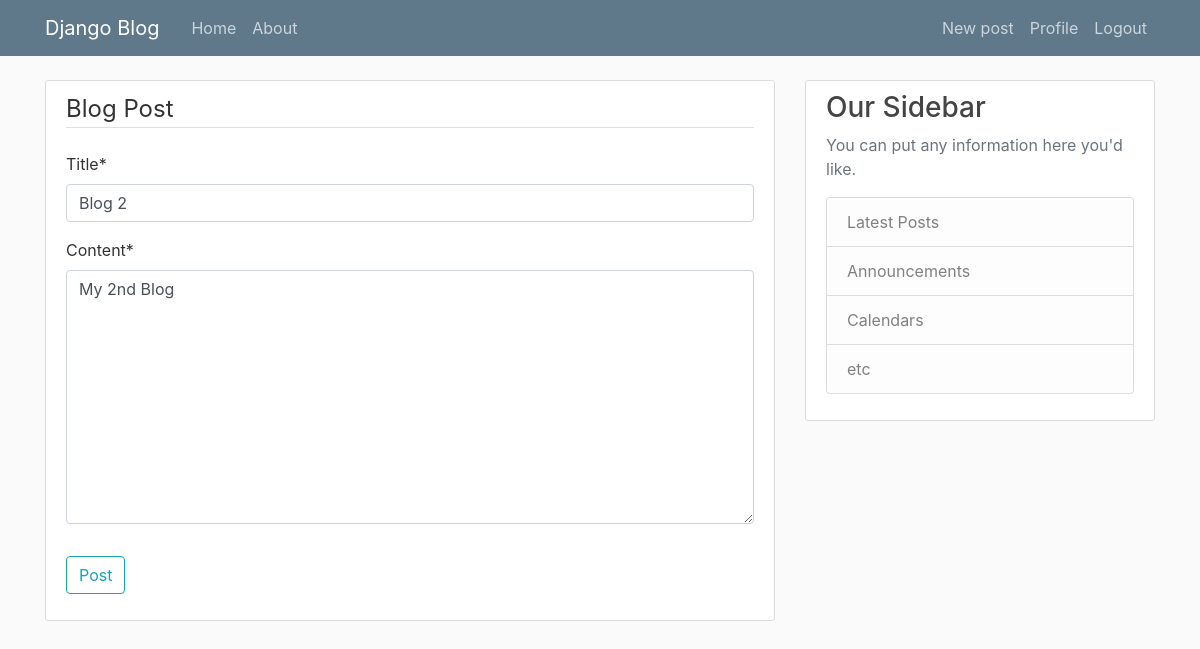
The app's page /post/2/update/ (signed in), older data.
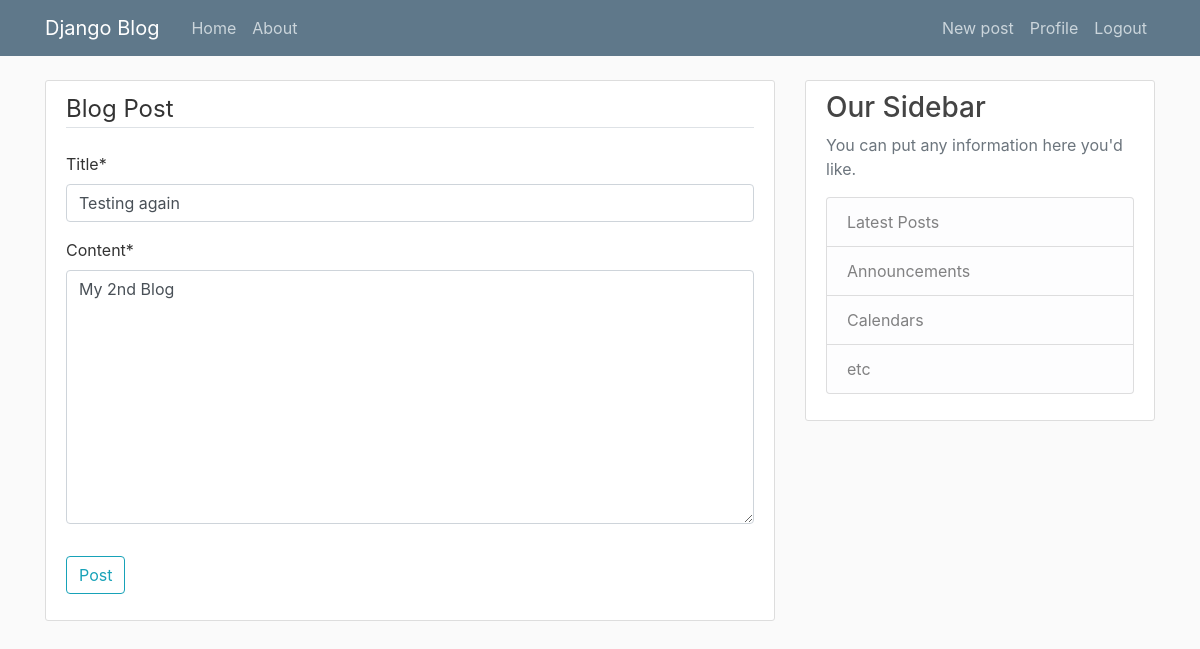
The same page, newer data.
### blog/models.py (models this page shows, shortened)
class Post(models.Model):
    title = models.CharField(max_length=100)
    content = models.TextField()
    date_posted = models.DateTimeField(default=timezone.now)
    author = models.ForeignKey(User, on_delete=models.CASCADE)

### blog/views.py (the view, shortened to what this page needs)
# urls.py: path('post/<int:pk>/update/', PostUpdateView.as_view(), name = 'post-update'),
class PostUpdateView(LoginRequiredMixin,UserPassesTestMixin, UpdateView):
    model = Post
    fields = ['title', 'content']
    def test_func(self):
        post = self.get_object()
        return self.request.user == post.author

### blog/templates/blog/post_form.html (shortened to what this page needs)
<!DOCTYPE html>
{% extends "blog/base.html" %}
{% load crispy_forms_tags %}
{% block content %}
    <div class = "content-section">
         <form method="POST">
            <fieldset class="form-group">
                <legend class="border-bottom mb-4">Blog Post</legend>
                {{ form|crispy }}
            </fieldset>
            <div class="form-group">
                <button class="btn btn-outline-info" type= "submit">Post</button>
            </div>
        </form>
    </div>
{% endblock content %}

Row changes from the older to the newer data that the page shows:
changed Post "My 2nd Blog": title "Blog 2" → "Testing again"
